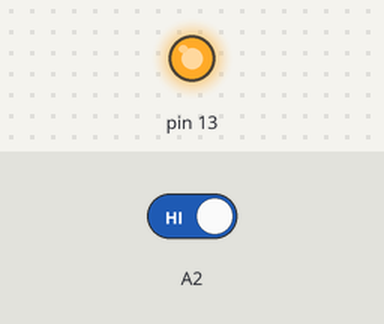
This sketch was run on a simulated Arduino Uno, built with avr-gcc and run on an emulated ATmega328P. Shown: output pins drawn as LEDs (lit = HIGH). The test bench sets the inputs (shaded band); at power-on: A2 HIGH.

Above: at 1.2 s.
1.3 s: A2 driven LOW
At 1.8 s:
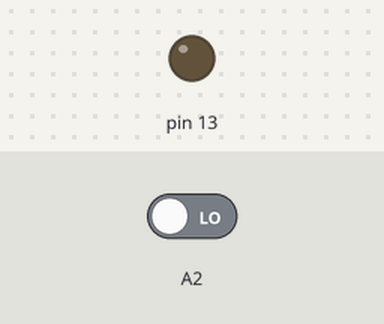
2.8 s: A2 driven HIGH
At 4.2 s:
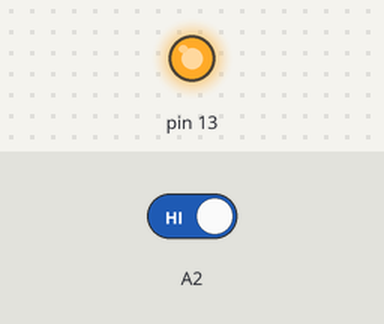
Timing chart, 0 to 5.8 s (numbered marks = the images above; inputs shaded):
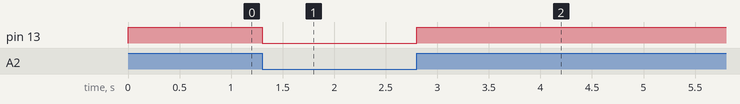

Measured:
- after the input at 1.3 s, pin 13: HIGH → LOW at once
- after the input at 2.8 s, pin 13: LOW → HIGH at once

The sketch:

wk8_assignment.ino
```cpp
void setup() {
  // put your setup code here, to run once:
  pinMode(13,OUTPUT);
  pinMode(A2, INPUT);

}

void loop() {
  // put your main code here, to run repeatedly:
  int buttonState = digitalRead(A2);
  if (buttonState == LOW) {
    digitalWrite(13, LOW);

  } else {
    digitalWrite(13,HIGH);
  }
}
```
